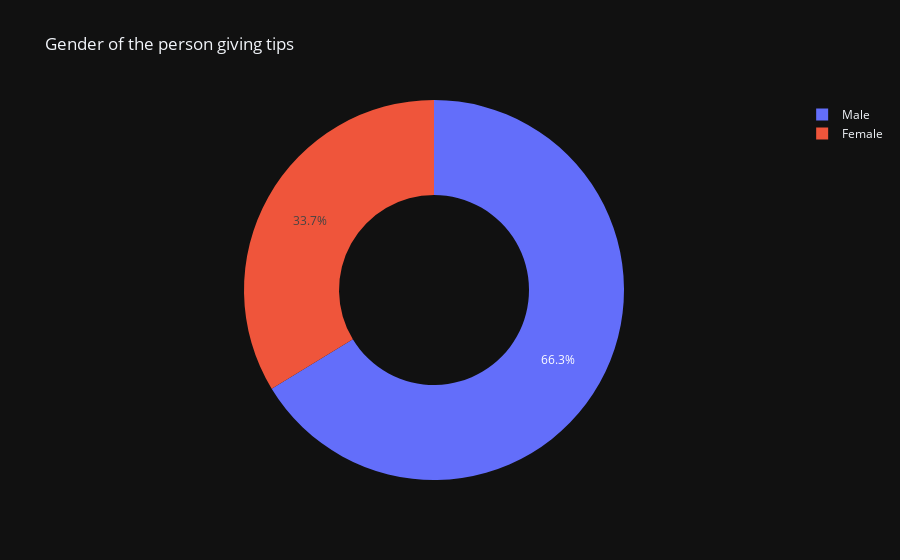

The notebook cell saved with this chart:
### Markdown cell above
#### Gender of the person paying tips

### Code cell
person_paying = px.pie(data_frame=df, values='tip', names='sex', hole=0.5, title='Gender of the person giving tips')
person_paying.show()

### Figure 1 — Plotly figure (JSON) as saved in the notebook; plotly's stock layout.template omitted (floating-point values rounded to 4 significant figures; data arrays with more than 128 entries replaced by an {"elided": "..."} marker saying what was removed)
{"data": [{"domain": {"x": [0.0, 1.0], "y": [0.0, 1.0]}, "hole": 0.5, "hovertemplate": "sex=%{label}<br>tip=%{value}<extra></extra>", "labels": {"elided": "244 str values"}, "legendgroup": "", "name": "", "showlegend": true, "values": {"elided": "244 float values"}, "type": "pie"}], "layout": {"legend": {"tracegroupgap": 0}, "title": {"text": "Gender of the person giving tips"}}}
